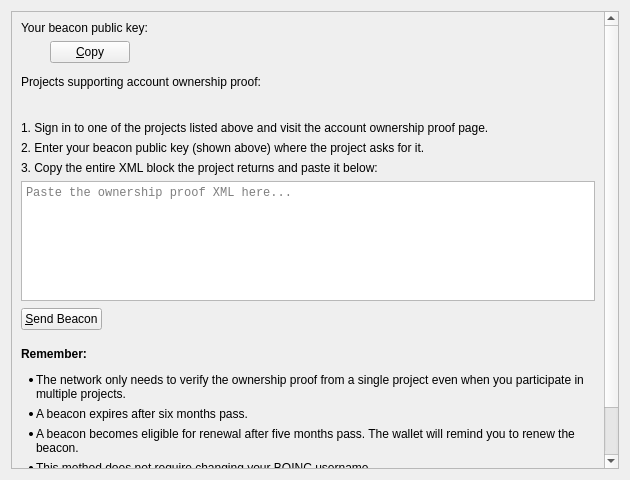
<?xml version="1.0" encoding="UTF-8"?>
<ui version="4.0">
 <class>ResearcherWizardOwnershipProofPage</class>
 <widget class="QWizardPage" name="ResearcherWizardOwnershipProofPage">
  <property name="geometry">
   <rect>
    <x>0</x>
    <y>0</y>
    <width>630</width>
    <height>480</height>
   </rect>
  </property>
  <property name="sizePolicy">
   <sizepolicy hsizetype="Expanding" vsizetype="Expanding">
    <horstretch>0</horstretch>
    <verstretch>0</verstretch>
   </sizepolicy>
  </property>
  <property name="windowTitle">
   <string>BOINC Account Ownership Proof</string>
  </property>
  <property name="title">
   <string>BOINC Account Ownership Proof</string>
  </property>
  <property name="subTitle">
   <string>Prove ownership of a BOINC account by obtaining a cryptographic signature from a supporting project website.</string>
  </property>
  <layout class="QVBoxLayout" name="ownershipProofPageLayout">
   <item>
    <widget class="QScrollArea" name="contentScrollArea">
     <property name="widgetResizable">
      <bool>true</bool>
     </property>
     <property name="alignment">
      <set>Qt::AlignLeading|Qt::AlignLeft|Qt::AlignTop</set>
     </property>
     <widget class="QWidget" name="contentScrollAreaContents">
      <property name="geometry">
       <rect>
        <x>0</x>
        <y>0</y>
        <width>596</width>
        <height>700</height>
       </rect>
      </property>
      <layout class="QVBoxLayout" name="contentLayout">
       <item>
        <widget class="QLabel" name="pubkeyHeaderLabel">
         <property name="text">
          <string>Your beacon public key:</string>
         </property>
         <property name="textInteractionFlags">
          <set>Qt::NoTextInteraction</set>
         </property>
        </widget>
       </item>
       <item>
        <layout class="QHBoxLayout" name="pubkeyLayout">
         <property name="leftMargin">
          <number>16</number>
         </property>
         <item alignment="Qt::AlignLeft|Qt::AlignVCenter">
          <widget class="QLabel" name="pubkeyLabel">
           <property name="sizePolicy">
            <sizepolicy hsizetype="Preferred" vsizetype="Preferred">
             <horstretch>0</horstretch>
             <verstretch>0</verstretch>
            </sizepolicy>
           </property>
           <property name="font">
            <font>
             <family>Monospace</family>
            </font>
           </property>
           <property name="text">
            <string notr="true"/>
           </property>
           <property name="textInteractionFlags">
            <set>Qt::LinksAccessibleByMouse|Qt::TextSelectableByKeyboard|Qt::TextSelectableByMouse</set>
           </property>
          </widget>
         </item>
         <item alignment="Qt::AlignLeft|Qt::AlignVCenter">
          <widget class="QPushButton" name="copyPubKeyButton">
           <property name="sizePolicy">
            <sizepolicy hsizetype="Fixed" vsizetype="Fixed">
             <horstretch>0</horstretch>
             <verstretch>0</verstretch>
            </sizepolicy>
           </property>
           <property name="toolTip">
            <string>Copy the beacon public key to the system clipboard</string>
           </property>
           <property name="text">
            <string>&amp;Copy</string>
           </property>
           <property name="icon">
            <iconset resource="../bitcoin.qrc">
             <normaloff>:/icons/editcopy</normaloff>:/icons/editcopy</iconset>
           </property>
          </widget>
         </item>
         <item>
          <spacer name="pubkeySpacer">
           <property name="orientation">
            <enum>Qt::Horizontal</enum>
           </property>
           <property name="sizeHint" stdset="0">
            <size>
             <width>40</width>
             <height>20</height>
            </size>
           </property>
          </spacer>
         </item>
        </layout>
       </item>
       <item>
        <spacer name="sectionSpacer1">
         <property name="orientation">
          <enum>Qt::Vertical</enum>
         </property>
         <property name="sizeType">
          <enum>QSizePolicy::Fixed</enum>
         </property>
         <property name="sizeHint" stdset="0">
          <size>
           <width>20</width>
           <height>6</height>
          </size>
         </property>
        </spacer>
       </item>
       <item>
        <widget class="QLabel" name="projectListHeaderLabel">
         <property name="text">
          <string>Projects supporting account ownership proof:</string>
         </property>
         <property name="textInteractionFlags">
          <set>Qt::NoTextInteraction</set>
         </property>
        </widget>
       </item>
       <item>
        <widget class="QLabel" name="projectListLabel">
         <property name="text">
          <string notr="true"/>
         </property>
         <property name="textFormat">
          <enum>Qt::RichText</enum>
         </property>
         <property name="wordWrap">
          <bool>true</bool>
         </property>
         <property name="indent">
          <number>16</number>
         </property>
         <property name="openExternalLinks">
          <bool>true</bool>
         </property>
         <property name="textInteractionFlags">
          <set>Qt::LinksAccessibleByMouse|Qt::TextSelectableByMouse</set>
         </property>
        </widget>
       </item>
       <item>
        <spacer name="sectionSpacer2">
         <property name="orientation">
          <enum>Qt::Vertical</enum>
         </property>
         <property name="sizeType">
          <enum>QSizePolicy::Fixed</enum>
         </property>
         <property name="sizeHint" stdset="0">
          <size>
           <width>20</width>
           <height>6</height>
          </size>
         </property>
        </spacer>
       </item>
       <item>
        <widget class="QLabel" name="step1Label">
         <property name="text">
          <string>1. Sign in to one of the projects listed above and visit the account ownership proof page.</string>
         </property>
         <property name="wordWrap">
          <bool>true</bool>
         </property>
         <property name="textInteractionFlags">
          <set>Qt::TextSelectableByMouse</set>
         </property>
        </widget>
       </item>
       <item>
        <widget class="QLabel" name="step2Label">
         <property name="text">
          <string>2. Enter your beacon public key (shown above) where the project asks for it.</string>
         </property>
         <property name="wordWrap">
          <bool>true</bool>
         </property>
         <property name="textInteractionFlags">
          <set>Qt::TextSelectableByMouse</set>
         </property>
        </widget>
       </item>
       <item>
        <widget class="QLabel" name="step3Label">
         <property name="text">
          <string>3. Copy the entire XML block the project returns and paste it below:</string>
         </property>
         <property name="wordWrap">
          <bool>true</bool>
         </property>
         <property name="textInteractionFlags">
          <set>Qt::TextSelectableByMouse</set>
         </property>
        </widget>
       </item>
       <item>
        <widget class="QPlainTextEdit" name="ownershipProofXmlEdit">
         <property name="sizePolicy">
          <sizepolicy hsizetype="Expanding" vsizetype="Fixed">
           <horstretch>0</horstretch>
           <verstretch>0</verstretch>
          </sizepolicy>
         </property>
         <property name="minimumSize">
          <size>
           <width>0</width>
           <height>100</height>
          </size>
         </property>
         <property name="maximumSize">
          <size>
           <width>16777215</width>
           <height>120</height>
          </size>
         </property>
         <property name="font">
          <font>
           <family>Monospace</family>
          </font>
         </property>
         <property name="placeholderText">
          <string>Paste the ownership proof XML here...</string>
         </property>
        </widget>
       </item>
       <item>
        <layout class="QHBoxLayout" name="sendLayout">
         <item alignment="Qt::AlignLeft|Qt::AlignVCenter">
          <widget class="QPushButton" name="sendBeaconButton">
           <property name="sizePolicy">
            <sizepolicy hsizetype="Fixed" vsizetype="Fixed">
             <horstretch>0</horstretch>
             <verstretch>0</verstretch>
            </sizepolicy>
           </property>
           <property name="text">
            <string>&amp;Send Beacon</string>
           </property>
          </widget>
         </item>
         <item alignment="Qt::AlignLeft|Qt::AlignVCenter">
          <widget class="QLabel" name="statusIconLabel">
           <property name="sizePolicy">
            <sizepolicy hsizetype="Fixed" vsizetype="Fixed">
             <horstretch>0</horstretch>
             <verstretch>0</verstretch>
            </sizepolicy>
           </property>
           <property name="minimumSize">
            <size>
             <width>24</width>
             <height>24</height>
            </size>
           </property>
           <property name="maximumSize">
            <size>
             <width>24</width>
             <height>24</height>
            </size>
           </property>
           <property name="text">
            <string notr="true"/>
           </property>
           <property name="scaledContents">
            <bool>true</bool>
           </property>
           <property name="textInteractionFlags">
            <set>Qt::NoTextInteraction</set>
           </property>
          </widget>
         </item>
         <item>
          <widget class="QLabel" name="statusLabel">
           <property name="text">
            <string notr="true"/>
           </property>
           <property name="wordWrap">
            <bool>true</bool>
           </property>
           <property name="textInteractionFlags">
            <set>Qt::TextSelectableByMouse</set>
           </property>
          </widget>
         </item>
         <item>
          <spacer name="sendSpacer">
           <property name="orientation">
            <enum>Qt::Horizontal</enum>
           </property>
           <property name="sizeHint" stdset="0">
            <size>
             <width>40</width>
             <height>20</height>
            </size>
           </property>
          </spacer>
         </item>
        </layout>
       </item>
       <item>
        <spacer name="sectionSpacer3">
         <property name="orientation">
          <enum>Qt::Vertical</enum>
         </property>
         <property name="sizeType">
          <enum>QSizePolicy::Fixed</enum>
         </property>
         <property name="sizeHint" stdset="0">
          <size>
           <width>20</width>
           <height>10</height>
          </size>
         </property>
        </spacer>
       </item>
       <item>
        <widget class="QLabel" name="rememberLabel">
         <property name="text">
          <string>&lt;html&gt;
&lt;head/&gt;
&lt;body&gt;
&lt;h4 style=&quot; margin-top:12px; margin-bottom:12px; margin-left:0px; margin-right:0px; -qt-block-indent:0; text-indent:0px;&quot;&gt;
&lt;span style=&quot; font-size:medium; font-weight:600;&quot;&gt;Remember:&lt;/span&gt;
&lt;/h4&gt;
&lt;ul style=&quot;margin-top: 0px; margin-bottom: 0px; margin-left: 0px; margin-right: 0px; -qt-list-indent: 0;&quot;&gt;
&lt;li style=&quot; margin-top:6px; margin-bottom:0px; margin-left:15px; margin-right:0px; -qt-block-indent:0; text-indent:0px;&quot;&gt;The network only needs to verify the ownership proof from a single project even when you participate in multiple projects. &lt;/li&gt;
&lt;li style=&quot; margin-top:6px; margin-bottom:0px; margin-left:15px; margin-right:0px; -qt-block-indent:0; text-indent:0px;&quot;&gt;A beacon expires after six months pass. &lt;/li&gt;
&lt;li style=&quot; margin-top:6px; margin-bottom:0px; margin-left:15px; margin-right:0px; -qt-block-indent:0; text-indent:0px;&quot;&gt;A beacon becomes eligible for renewal after five months pass. The wallet will remind you to renew the beacon. &lt;/li&gt;
&lt;li style=&quot; margin-top:6px; margin-bottom:12px; margin-left:15px; margin-right:0px; -qt-block-indent:0; text-indent:0px;&quot;&gt;This method does not require changing your BOINC username. &lt;/li&gt;
&lt;/ul&gt;
&lt;/body&gt;
&lt;/html&gt;</string>
         </property>
         <property name="textFormat">
          <enum>Qt::RichText</enum>
         </property>
         <property name="alignment">
          <set>Qt::AlignLeading|Qt::AlignLeft|Qt::AlignTop</set>
         </property>
         <property name="wordWrap">
          <bool>true</bool>
         </property>
         <property name="textInteractionFlags">
          <set>Qt::LinksAccessibleByMouse|Qt::TextSelectableByMouse</set>
         </property>
        </widget>
       </item>
       <item>
        <spacer name="footerSpacer">
         <property name="orientation">
          <enum>Qt::Vertical</enum>
         </property>
         <property name="sizeHint" stdset="0">
          <size>
           <width>20</width>
           <height>40</height>
          </size>
         </property>
        </spacer>
       </item>
      </layout>
     </widget>
    </widget>
   </item>
  </layout>
 </widget>
 <resources>
  <include location="../bitcoin.qrc"/>
 </resources>
 <connections/>
</ui>
